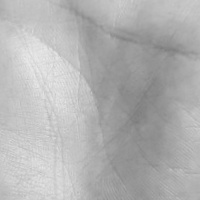
#> input picture palmprint-ml/debug_inputs/debug_input_161058_849257.jpg, 200 x 200 px, found by its file name; its folder holds only this picture in this run
$ jupyter execute --allow-errors debug_implementasi.ipynb   (older library calls are emulated)
#> lines starting #> are read from the running program, lines starting #| are printed output that depends on the picture
### palmprint-ml/roi_mediapipe.py
import os
import urllib.request

import cv2
import mediapipe as mp
import numpy as np
from mediapipe.tasks import python as mp_python
from mediapipe.tasks.python.vision import HandLandmarker, HandLandmarkerOptions
from mediapipe.tasks.python.vision.core.vision_task_running_mode import VisionTaskRunningMode

# =============================================================================
# KONSTANTA
# =============================================================================

ROI_SIZE = 128  # diperkecil dari 200 → 128

# Offset quad (× mcp_len), diukur dari baris MCP (P5–P17)
# Tidak ada alignment → quad langsung mengikuti orientasi tangan
#
#   unit_h : arah horizontal sepanjang baris MCP (P17 → P5)
#   unit_v : tegak lurus ke bawah (arah wrist), 90° dari unit_h
#
#  [P17] ──── MCP line ──── [P5]
#    TL ─────────────────── TR   ← OFFSET_TOP di atas baris MCP (ke arah jari)
#    │                       │
#    │       [ROI AREA]      │
#    │                       │
#    BL ─────────────────── BR   ← OFFSET_BOTTOM di bawah baris MCP (ke arah wrist)
OFFSET_TOP    = 0.05   # tepat di garis biru MCP
OFFSET_BOTTOM = 0.85  # coba kurangi sedikit
OFFSET_LEFT   = 0.00   # hapus margin kiri
OFFSET_RIGHT  = 0.05   # geser sedikit ke kanan
WIDTH_SCALE   = 0.85

# =============================================================================
# INISIALISASI MODEL
# =============================================================================

_MODEL_PATH = os.path.join(os.path.dirname(os.path.abspath(__file__)), "hand_landmarker.task")
_MODEL_URL  = (
    "https://storage.googleapis.com/mediapipe-models/"
    "hand_landmarker/hand_landmarker/float16/1/hand_landmarker.task"
)


def _ensure_model():
    if not os.path.exists(_MODEL_PATH):
        print("[roi_mediapipe] Downloading hand_landmarker.task (~9 MB)...")
        urllib.request.urlretrieve(_MODEL_URL, _MODEL_PATH)
#> (this line was passed over: the network is not available in this run)
#> further down, img_s is the input picture: shape (200, 200, 3); min 124, max 234, mean 178.3
        print(f"[roi_mediapipe] Model tersimpan: {_MODEL_PATH}")


_ensure_model()

_options = HandLandmarkerOptions(
    base_options=mp_python.BaseOptions(model_asset_path=_MODEL_PATH),
    running_mode=VisionTaskRunningMode.IMAGE,
    num_hands=1,
    min_hand_detection_confidence=0.5,
    min_hand_presence_confidence=0.5,
    min_tracking_confidence=0.5,
)
_landmarker = HandLandmarker.create_from_options(_options)


# =============================================================================
# DETEKSI MEDIAPIPE
# =============================================================================

# [149 lines left out: functions _detect, _build_quad, _perspective_warp, not called in this run]


# =============================================================================
# DEBUG OVERLAY
# =============================================================================

_HAND_CONNECTIONS = [
    (0,1),(1,2),(2,3),(3,4),
    (0,5),(5,6),(6,7),(7,8),
    (0,9),(9,10),(10,11),(11,12),
    (0,13),(13,14),(14,15),(15,16),
    (0,17),(17,18),(18,19),(19,20),
    (5,9),(9,13),(13,17),
]

# [117 lines left out: functions draw_debug_overlay, extract_roi, detect_palm_opencv, not called in this run]


# [2 lines that do not run on import are left out]

### palmprint-ml/debug_implementasi.ipynb
[cell 1]
import os
import cv2
import json
import joblib
import warnings
import numpy as np
import matplotlib.pyplot as plt
import matplotlib.patches as patches
from matplotlib.gridspec import GridSpec
from tqdm import tqdm

import sklearn, sys
from sklearn.decomposition import PCA
from sklearn.model_selection import train_test_split
from sklearn.preprocessing import StandardScaler
from sklearn.metrics import (accuracy_score, confusion_matrix,
                             f1_score, precision_score, recall_score)
from sklearn.metrics.pairwise import cosine_similarity
from skimage.feature import hog

import mediapipe as mp
from mediapipe.tasks import python as mp_python
from mediapipe.tasks.python import vision as mp_vision
from mediapipe.tasks.python.vision import HandLandmarker, HandLandmarkerOptions
from mediapipe.tasks.python.vision.core.vision_task_running_mode import VisionTaskRunningMode

#> (the rest of this cell did not finish here and is left out)

[cell 2]
class Config:
    DATASET_PATH = r"D:\xampp\htdocs\palmprint-backend\palmprint-ml\debug_inputs"
    OUTPUT_PATH = "results"
    MODELS_DIR = "models"

    # ROI
    ROI_SIZE = 128
    IMAGE_SIZE = 128

    # HOG (Dioptimalkan untuk menangkap orientasi garis halus dan tebal)
    HOG_ORIENT = 9
    HOG_PIXELS = 16
    HOG_CELLS = 2

    # SGF — 24 orientasi, step 15°
    SGF_ANGLES = np.deg2rad(np.arange(0, 180, 15))
    HOG_SGF_WEIGHT = 0.85

    # CLAHE (Pengaman agar kontras lokal tidak terlalu noise)
    CLAHE_CLIP = 1.5
    CLAHE_TILE = (8, 8)

    # Gabor Filter Bank (Kunci Utama Ekstraksi 4 Fitur)
    GABOR_KSIZE = 21
    GABOR_SIGMA = 3.5    # Kompromi
    GABOR_LAMBDA = 12.0  # Kompromi
    GABOR_GAMMA = 0.5
    GABOR_THETAS = np.deg2rad([0, 22.5, 45, 67.5, 90, 112.5, 135, 157.5])

    # PCA
    PCA_VARIANCE = 0.95

[cell 3]
def normalize_illumination(img_gray, sigma_small=1.0, sigma_large=5.0):
#> called with sigma_small = 1, sigma_large = 5
    img_f = img_gray.astype(np.float32)

    # Tidak ada denoise — langsung DoG seperti training asli
    g_small = cv2.GaussianBlur(img_f, (0, 0), sigmaX=sigma_small)
    g_large = cv2.GaussianBlur(img_f, (0, 0), sigmaX=sigma_large)

    dog = g_small - g_large
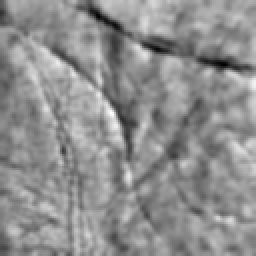
#> dog: shape (128, 128) float32 (shown 2 times larger); min -14.45, max 11.27, mean 0.0056; drawn with min black and max white
    dog = dog - dog.mean()
    lo, hi = np.percentile(dog, [1, 99])
#> lo = -8.46; hi = 6.69
    dog_clipped = np.clip(dog, lo, hi)
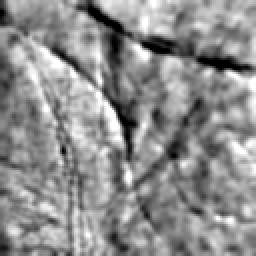
#> dog_clipped: shape (128, 128) float32 (shown 2 times larger); min -8.46, max 6.69, mean 0.011; drawn with min black and max white
    return cv2.normalize(dog_clipped, None, 0, 255, cv2.NORM_MINMAX).astype(np.uint8)


def enhance_gabor(img_gray, use_dog=True):
#> called with use_dog = False
    if use_dog:
        img_gray = normalize_illumination(img_gray)

    responses = []
    scales = [
        {"sigma": 3.5, "lambda": 12.0},  # tetap — principal lines
        {"sigma": 2.0, "lambda": 7.0},  # dari 1.2/4.0 — sedikit lebih besar
    ]
    for scale in scales:
        for theta in Config.GABOR_THETAS:
            kernel = cv2.getGaborKernel(
                ksize=(Config.GABOR_KSIZE, Config.GABOR_KSIZE),
                sigma=scale["sigma"],
                theta=theta,
                lambd=scale["lambda"],
                gamma=Config.GABOR_GAMMA,
                psi=0,
                ktype=cv2.CV_32F,
            )
            resp = cv2.filter2D(img_gray.astype(np.float32), cv2.CV_32F, kernel)
            responses.append(np.abs(resp))
#> after the loop, responses = 16 items

    gabor_max = np.max(responses, axis=0)
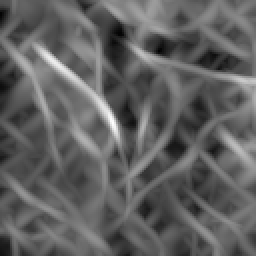
#> gabor_max: shape (128, 128) float32 (shown 2 times larger); min 1713.7, max 10678.1, mean 5127.6; drawn with min black and max white
    gabor_mean = np.mean(responses, axis=0)
    combined = 0.4 * gabor_max + 0.6 * gabor_mean
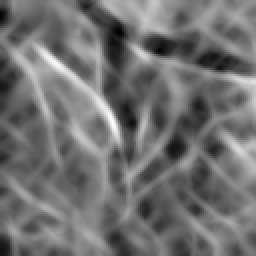
#> combined: shape (128, 128) float32 (shown 2 times larger); min 1094.2, max 6841.3, mean 3642.4; drawn with min black and max white
    combined = cv2.normalize(combined, None, 0, 255, cv2.NORM_MINMAX).astype(np.uint8)


    # hapus baris medianBlur

    clahe = cv2.createCLAHE(clipLimit=Config.CLAHE_CLIP, tileGridSize=Config.CLAHE_TILE)
    return clahe.apply(combined)


def sharpen_and_resize(img_gray):
    gaussian = cv2.GaussianBlur(img_gray, (5, 5), 2.0)
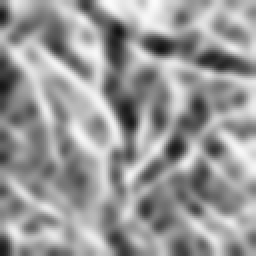
#> gaussian: shape (128, 128) (shown 2 times larger); min 19, max 252, mean 152.2
    sharpened = cv2.addWeighted(img_gray, 1.5, gaussian, -0.5, 0)
    return cv2.resize(
        sharpened, (Config.IMAGE_SIZE, Config.IMAGE_SIZE), interpolation=cv2.INTER_CUBIC
    )


# ── Visualisasi preprocessing pada 3 sample ──
exts = (".png", ".jpg", ".jpeg", ".bmp", ".tiff", ".tif")
samples = sorted(
    [f for f in os.listdir(Config.DATASET_PATH) if f.lower().endswith(exts)]
)

if len(samples) >= 3:
    num_samples = 3
    fig, axes = plt.subplots(num_samples, 5, figsize=(22, 4 * num_samples))
    fig.suptitle(
        "Preprocessing Steps — 3 Dataset Samples", fontsize=15, fontweight="bold"
    )

    for row in range(num_samples):
        img_path = os.path.join(Config.DATASET_PATH, samples[row])
        img_s = cv2.imread(img_path)

        # Step 1: Baca langsung → grayscale (foto sudah ROI)
        roi_gray = cv2.cvtColor(img_s, cv2.COLOR_BGR2GRAY)
        roi_gray = cv2.resize(
            roi_gray, (Config.ROI_SIZE, Config.ROI_SIZE), interpolation=cv2.INTER_AREA
        )

        # Step 2: DoG
        dog_s = normalize_illumination(roi_gray)

        # Step 3: Gabor + CLAHE
        gabor_dog_s = enhance_gabor(dog_s, use_dog=False)

        # Step 4: Sharpen & Resize
        roi_for_hog = sharpen_and_resize(gabor_dog_s)

        # Kolom 1 : Input Asli
        axes[row, 0].imshow(cv2.cvtColor(img_s, cv2.COLOR_BGR2RGB))
        axes[row, 0].set_title(f"Input\n{samples[row]}", fontsize=10, fontweight="bold")
        axes[row, 0].axis("off")

        # Kolom 2 : ROI Grayscale
        axes[row, 1].imshow(roi_gray, cmap="gray")
        axes[row, 1].set_title("ROI 128×128", fontsize=10, fontweight="bold")
        axes[row, 1].axis("off")

        # Kolom 3 : DoG
        axes[row, 2].imshow(dog_s, cmap="gray")
        axes[row, 2].set_title("DoG", fontsize=10, fontweight="bold")
        axes[row, 2].axis("off")

        # Kolom 4 : Gabor + CLAHE
        axes[row, 3].imshow(gabor_dog_s, cmap="gray")
        axes[row, 3].set_title("Gabor + CLAHE", fontsize=10, fontweight="bold")
        axes[row, 3].axis("off")

        # Kolom 5 : Final HOG
        axes[row, 4].imshow(roi_for_hog, cmap="gray")
        axes[row, 4].set_title("Final 128×128", fontsize=10, fontweight="bold")
        axes[row, 4].axis("off")

    plt.tight_layout()
    plt.show()

else:
    print("Dataset berisi kurang dari 3 gambar.")

[cell 4]
def extract_hog_sgf(img_gray, hog_orient=None, hog_pixels=None,
                    hog_cells=None, visualize=False):
#> called with visualize = True
    orient = hog_orient or Config.HOG_ORIENT
    pixels = hog_pixels or Config.HOG_PIXELS
    cells  = hog_cells  or Config.HOG_CELLS

    img_64 = cv2.resize(img_gray, (Config.IMAGE_SIZE, Config.IMAGE_SIZE))

    # ── 1. HOG ──
    if visualize:
        hog_feat, hog_img = hog(
            img_64, orientations=orient,
            pixels_per_cell=(pixels, pixels),
            cells_per_block=(cells, cells),
            block_norm='L2-Hys',        # ← diubah dari 'L2'
            visualize=True
        )
#> hog_feat = 1764 values, max 0.366 at index 582, min 0.0109 at index 865, mean 0.143
    else:
        hog_feat = hog(
            img_64, orientations=orient,
            pixels_per_cell=(pixels, pixels),
            cells_per_block=(cells, cells),
            block_norm='L2-Hys',        # ← diubah dari 'L2'
            visualize=False
        )
        hog_img = None

    # ── 2. SGF ──
    img_f = img_64.astype(np.float32)
    Ix    = cv2.Sobel(img_f, cv2.CV_32F, 1, 0, ksize=3)
    Iy    = cv2.Sobel(img_f, cv2.CV_32F, 0, 1, ksize=3)
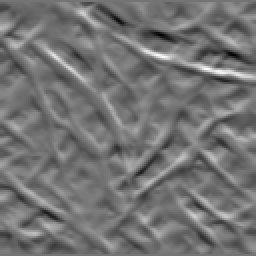
#> Iy: shape (128, 128) float32 (shown 2 times larger); min -557, max 665, mean -3.7; drawn with min black and max white

    sgf_feats = []
    sgf_responses_vis = {}

    for theta in Config.SGF_ANGLES:
        FR     = np.cos(theta) * Ix + np.sin(theta) * Iy
        FR_abs = np.abs(FR)                              # ← tambahan
        sgf_feats.extend([np.mean(FR_abs), np.std(FR_abs)])  # ← pakai FR_abs

        theta_deg = int(np.degrees(theta))
        if visualize and theta_deg in [0, 45, 90]:
            sgf_responses_vis[theta_deg] = FR_abs.copy()    # ← simpan FR_abs
#> this loop made 12 passes
#> theta_deg on passes 1 to 12: 0, 14, 29, 45, 59, 75, 90, 105, 119, 135, 150, 165
#> pass 3, in extract_hog_sgf, `FR     = np.cos(theta) * Ix + np.sin(theta) * Iy`:
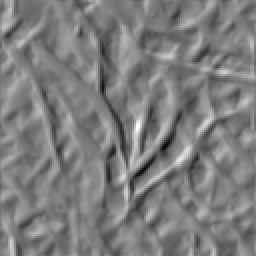
#> FR: shape (128, 128) float32 (shown 2 times larger); min -565.9, max 587.3, mean 3.2; drawn with min black and max white
#> after the loop:
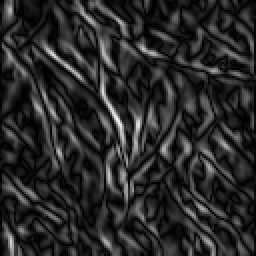
#> FR_abs: shape (128, 128) float32 (shown 2 times larger); min 0, max 614.5, mean 100.9; drawn with min black and max white
#> after the loop, sgf_feats = [96.99, 81.57, 91.28, 77.06, 85.04, 73.63, 80.84, 71.44, 80.03, 71.39, 82.34, 74.14, 86.37, 79.36, 91.51, 84.69, 96.27, 88.88, 99.65, 90.83, 101.5, 89.55, 100.9, 85.78]; sgf_responses_vis = 3 items

    sgf_feat = np.array(sgf_feats, dtype=np.float32)
#> sgf_feat = 24 values, max 101.5 at index 20, min 71.39 at index 9, mean 85.88

    # ── 3. KOMBINASI & L2-NORMALIZATION ──
    hog_norm = hog_feat / np.maximum(np.linalg.norm(hog_feat), 1e-8)
#> hog_norm = 1764 values, max 0.0523 at index 582, min 0.00156 at index 865, mean 0.0205
    sgf_norm = sgf_feat / np.maximum(np.linalg.norm(sgf_feat), 1e-8)
#> sgf_norm = 24 values, max 0.24 at index 20, min 0.169 at index 9, mean 0.203
    combined = np.concatenate([hog_norm * Config.HOG_SGF_WEIGHT,
                                sgf_norm * (1 - Config.HOG_SGF_WEIGHT)])
#> combined = 1788 values, max 0.0445 at index 582, min 0.00133 at index 865, mean 0.0176
    total_norm = np.linalg.norm(combined)
#> total_norm = 0.863
    if total_norm > 0:
        combined = combined / total_norm
#> combined = 1788 values, max 0.0515 at index 582, min 0.00154 at index 865, mean 0.0204

    if visualize:
        return combined, hog_img, img_64, sgf_responses_vis
    return combined


# ── DEBUG: Baca langsung dari file pertama di dataset ──
exts    = (".png", ".jpg", ".jpeg", ".bmp", ".tiff", ".tif")
samples = sorted([f for f in os.listdir(Config.DATASET_PATH)
                  if f.lower().endswith(exts)])

if len(samples) > 0:
    img_s  = cv2.imread(os.path.join(Config.DATASET_PATH, samples[0]))
    roi_s  = cv2.cvtColor(img_s, cv2.COLOR_BGR2GRAY)
    roi_s  = cv2.resize(roi_s, (Config.ROI_SIZE, Config.ROI_SIZE),
                        interpolation=cv2.INTER_AREA)

    # Pipeline preprocessing
    dog_s       = normalize_illumination(roi_s)
    enh_s       = enhance_gabor(dog_s, use_dog=False)
    sharpened_s = sharpen_and_resize(enh_s)

    feat_s, hog_img_s, img64_s, sgf_responses_s = extract_hog_sgf(sharpened_s, visualize=True)
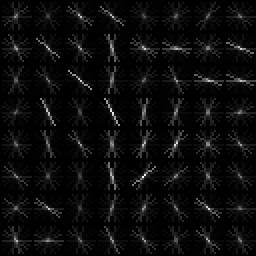
#> hog_img_s: shape (128, 128) float64 (shown 2 times larger); min 0, max 44.2, mean 2; drawn with min black and max white
#> feat_s has the same summary as combined in extract_hog_sgf; sgf_responses_s = 3 items

    sgf_dim = len(Config.SGF_ANGLES) * 2
    hog_dim = len(feat_s) - sgf_dim
#> hog_dim = 1764

    fig, axes = plt.subplots(2, 4, figsize=(20, 9))
    fig.suptitle(f'Ekstraksi Fitur HOG-SGF — Total {len(feat_s)} Dimensi (L2-norm)',
                 fontsize=14, fontweight='bold')

    # Row 0
    axes[0, 0].imshow(roi_s, cmap='gray')
    axes[0, 0].set_title(f'1. ROI Input\n{roi_s.shape[1]}×{roi_s.shape[0]}px', fontweight='bold')
    axes[0, 0].axis('off')

    axes[0, 1].imshow(enh_s, cmap='gray')
    axes[0, 1].set_title('2. DoG + Gabor Multiscale', fontweight='bold')
    axes[0, 1].axis('off')

    axes[0, 2].imshow(img64_s, cmap='gray')
    axes[0, 2].set_title(f'3. Sharpened & Resized\n{Config.IMAGE_SIZE}×{Config.IMAGE_SIZE}px', fontweight='bold')
    axes[0, 2].axis('off')

    axes[0, 3].imshow(hog_img_s, cmap='gray')
    axes[0, 3].set_title(f'4. HOG Visualization\n({hog_dim} Dimensi)', fontweight='bold')
    axes[0, 3].axis('off')

    # Row 1: SGF responses
    vis_mapping = [(0, 'SGF 0° Response'), (45, 'SGF 45° Response'), (90, 'SGF 90° Response')]
    for col, (deg, title) in enumerate(vis_mapping):
        if deg in sgf_responses_s:
            FR_n = cv2.normalize(np.abs(sgf_responses_s[deg]), None, 0, 255,
                                 cv2.NORM_MINMAX).astype(np.uint8)
            axes[1, col].imshow(FR_n, cmap='hot')
            axes[1, col].set_title(title, fontweight='bold')
        else:
            axes[1, col].text(0.5, 0.5, f'{deg}° Not In Config',
                              ha='center', va='center', fontweight='bold')
        axes[1, col].axis('off')

    axes[1, 3].plot(feat_s[:hog_dim], lw=0.7, color='steelblue', label=f'HOG ({hog_dim}d)')
    axes[1, 3].plot(range(hog_dim, hog_dim + sgf_dim), feat_s[hog_dim:],
                    lw=1.5, color='darkorange', label=f'SGF ({sgf_dim}d)')
    axes[1, 3].set_title('Signature Feature Vector', fontweight='bold')
    axes[1, 3].legend(fontsize=9)
    axes[1, 3].grid(True, alpha=0.3)
    axes[1, 3].set_xlabel('Indeks Dimensi')
    axes[1, 3].set_ylabel('Nilai Vektor (L2-norm)')

    plt.tight_layout()
    plt.show()
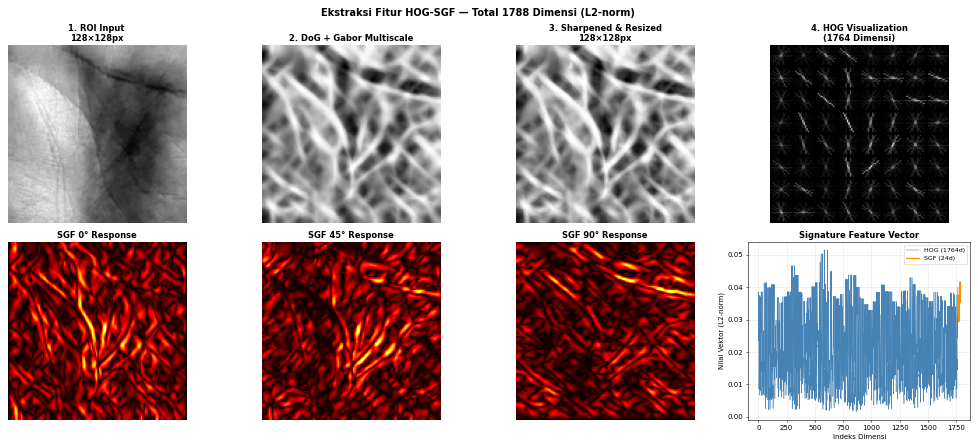
#> figure drawn by matplotlib, 8 panels; panel 8: curve peaks at x = 582, y = 0.0515; panel 8: curve peaks at x = 1784, y = 0.0417
    print(f'✓ Sukses! Dimensi Ekstraksi Fitur Baru: {len(feat_s)} ({hog_dim}d HOG + {sgf_dim}d SGF)')
#| ✓ Sukses! Dimensi Ekstraksi Fitur Baru: 1788 (1764d HOG + 24d SGF)

else:
    print("Dataset kosong, tidak ada file gambar ditemukan.")

$ run again, on palmprint-ml/debug_inputs/debug_input_161059_069250.jpg
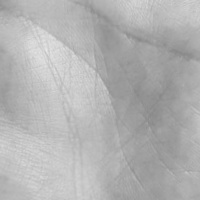
#> input picture palmprint-ml/debug_inputs/debug_input_161059_069250.jpg, 200 x 200 px, found by its file name
#> img_s is the input picture: shape (200, 200, 3); min 136, max 234, mean 178
#> lo = -8.97; hi = 7.7
#> after the loop in enhance_gabor, `for scale in scales:`: responses = 16 items
#> hog_feat = 1764 values, max 0.315 at index 294, min 0.0072 at index 904, mean 0.144
#> the loop in extract_hog_sgf, `for theta in Config.SGF_ANGLES:` made 12 passes
#> theta_deg on passes 1 to 8: 0, 14, 29, 45, 59, 75, 90, 105
#> after the loop in extract_hog_sgf, `for theta in Config.SGF_ANGLES:`:
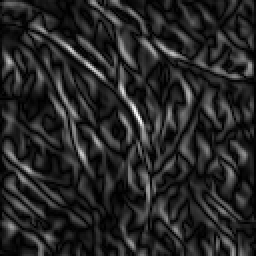
#> FR_abs: shape (128, 128) float32 (shown 2 times larger); min 0, max 611.2, mean 92.9; drawn with min black and max white
#> after the loop in extract_hog_sgf, `for theta in Config.SGF_ANGLES:`: sgf_feats = [88.47, 74.05, 82.21, 68.55, 75.81, 64, 71.95, 61.01, 71.85, 60.96, 75.12, 64.38, 79.88, 70.71, 85.17, 77.33, 89.64, 82.53, 92.76, 84.78, 94.17, 83.33, 92.93, 79.17]; sgf_responses_vis = 3 items
#> sgf_feat = 24 values, max 94.17 at index 20, min 60.96 at index 9, mean 77.95
#> hog_norm = 1764 values, max 0.0451 at index 294, min 0.00103 at index 904, mean 0.0206
#> sgf_norm = 24 values, max 0.245 at index 20, min 0.158 at index 9, mean 0.203
#> in extract_hog_sgf, `combined = np.concatenate([hog_norm * Config.HOG_SGF_WEIGHT, sgf_norm ..`: combined = 1788 values, max 0.0383 at index 294, min 0.000875 at index 904, mean 0.0177
#> total_norm = 0.863
#> in extract_hog_sgf, `combined = combined / total_norm`: combined = 1788 values, max 0.0444 at index 294, min 0.00101 at index 904, mean 0.0205
#> feat_s has the same summary as combined in extract_hog_sgf; sgf_responses_s = 3 items
#> hog_dim = 1764
#> the loop `for col, (deg, title) in enumerate(vis_mapping):` made 3 passes
#> pass 3, `FR_n = cv2.normalize(np.abs(sgf_responses_s[deg]), None, 0, 255, cv2.N..`:
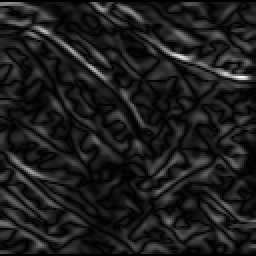
#> FR_n: shape (128, 128) (shown 2 times larger); min 0, max 255, mean 28.8
#| ✓ Sukses! Dimensi Ekstraksi Fitur Baru: 1788 (1764d HOG + 24d SGF)
